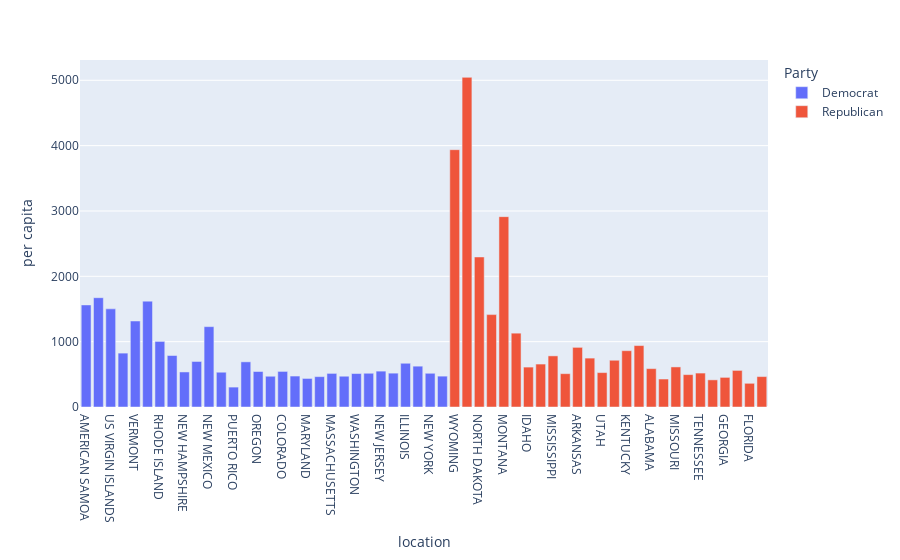

Here is the notebook cell this chart was saved with:
### Code cell
fig = px.bar(combined, x='location', y='per capita',
             hover_data=['Population', 'Total (Billions)','per capita'], color='Party',
             labels={'pop':'Population of US States/Territiories'}
             )
fig.show()

### Figure 1 — Plotly figure (JSON) as saved in the notebook; plotly's stock layout.template omitted (floating-point values rounded to 4 significant figures)
{"data": [{"alignmentgroup": "True", "customdata": [[43914, 68600000], [49796, 83300000], [98750, 148300000], [172952, 142600000], [647464, 852100000], [678972, 1100000000], [1095962, 1100000000], [1395722, 1100000000], [1402054, 751800000], [1435138, 1000000000], [2114371, 2600000000], [3194176, 1700000000], [3262693, 993700000], [3617176, 2500000000], [4233358, 2300000000], [5737915, 2700000000], [5877610, 3200000000], [5910955, 2800000000], [6180253, 2700000000], [6455238, 3000000000], [7001399, 3600000000], [7431344, 3500000000], [7812880, 4000000000], [8715698, 4500000000], [9290841, 5100000000], [10037261, 5200000000], [12549689, 8400000000], [12961683, 8100000000], [19571216, 10100000000], [38965193, 18400000000]], "hovertemplate": "Party=Democrat<br>location=%{x}<br>per capita=%{y}<br>Population=%{customdata[0]}<br>Total (Billions)=%{customdata[1]}<extra></extra>", "legendgroup": "Democrat", "marker": {"color": "#636efa", "pattern": {"shape": ""}}, "name": "Democrat", "offsetgroup": "Democrat", "orientation": "v", "showlegend": true, "textposition": "auto", "type": "bar", "x": ["AMERICAN SAMOA", "NORTHERN MARIANA ISLANDS", "US VIRGIN ISLANDS", "GUAM", "VERMONT", "DISTRICT OF COLUMBIA", "RHODE ISLAND", "MAINE", "NEW HAMPSHIRE", "HAWAII", "NEW MEXICO", "NEVADA", "PUERTO RICO", "CONNECTICUT", "OREGON", "MINNESOTA", "COLORADO", "WISCONSIN", "MARYLAND", "TRIBAL COMMUNITIES", "MASSACHUSETTS", "ARIZONA", "WASHINGTON", "VIRGINIA", "NEW JERSEY", "MICHIGAN", "ILLINOIS", "PENNSYLVANIA", "NEW YORK", "CALIFORNIA"], "xaxis": "x", "y": [1562.0, 1673.0, 1502.0, 824.5, 1316.0, 1620.0, 1004.0, 788.1, 536.2, 696.8, 1230.0, 532.2, 304.6, 691.1, 543.3, 470.6, 544.4, 473.7, 436.9, 464.7, 514.2, 471.0, 512.0, 516.3, 548.9, 518.1, 669.3, 624.9, 516.1, 472.2], "yaxis": "y"}, {"alignmentgroup": "True", "customdata": [[584057, 2300000000], [733406, 3700000000], [783926, 1800000000], [919318, 1300000000], [1132812, 3300000000], [1770071, 2000000000], [1964726, 1200000000], [1978379, 1300000000], [2939690, 2300000000], [2940546, 1500000000], [3067732, 2800000000], [3207004, 2400000000], [3417734, 1800000000], [4053824, 2900000000], [4526154, 3900000000], [4573749, 4300000000], [5108468, 3000000000], [5373555, 2300000000], [6196156, 3800000000], [6862199, 3400000000], [7126489, 3700000000], [10835491, 4500000000], [11029227, 5000000000], [11785935, 6600000000], [22610726, 8200000000.0], [30503301, 14200000000]], "hovertemplate": "Party=Republican<br>location=%{x}<br>per capita=%{y}<br>Population=%{customdata[0]}<br>Total (Billions)=%{customdata[1]}<extra></extra>", "legendgroup": "Republican", "marker": {"color": "#EF553B", "pattern": {"shape": ""}}, "name": "Republican", "offsetgroup": "Republican", "orientation": "v", "showlegend": true, "textposition": "auto", "type": "bar", "x": ["WYOMING", "ALASKA", "NORTH DAKOTA", "SOUTH DAKOTA", "MONTANA", "WEST VIRGINIA", "IDAHO", "NEBRASKA", "MISSISSIPPI", "KANSAS", "ARKANSAS", "IOWA", "UTAH", "OKLAHOMA", "KENTUCKY", "LOUISIANA", "ALABAMA", "SOUTH CAROLINA", "MISSOURI", "INDIANA", "TENNESSEE", "NORTH CAROLINA", "GEORGIA", "OHIO", "FLORIDA", "TEXAS"], "xaxis": "x", "y": [3938.0, 5045.0, 2296.0, 1414.0, 2913.0, 1130.0, 610.8, 657.1, 782.4, 510.1, 912.7, 748.4, 526.7, 715.4, 861.7, 940.1, 587.3, 428.0, 613.3, 495.5, 519.2, 415.3, 453.3, 560.0, 362.7, 465.5], "yaxis": "y"}], "layout": {"barmode": "relative", "legend": {"title": {"text": "Party"}, "tracegroupgap": 0}, "margin": {"t": 60}, "xaxis": {"anchor": "y", "domain": [0, 1], "title": {"text": "location"}}, "yaxis": {"anchor": "x", "domain": [0, 1], "title": {"text": "per capita"}}}}
